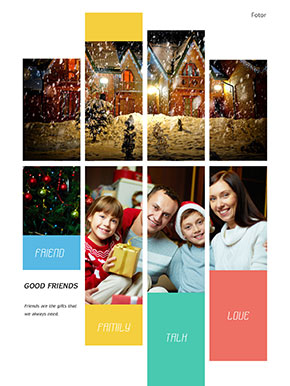
#> input picture pixelate/collage_poster_shows_2.jpg, 290 x 386 px, found by its file name
$ python pixelate_image.py
#> lines starting #> are read from the running program, lines starting #| are printed output that depends on the picture
from PIL import Image
import numpy as np

def pixelate(path, save_path):
    #open desired image
    im = Image.open(path)
#> im is the input picture: PIL image 290x386 RGB; mean R, G, B 175.6, 166, 150.5
    #find its width & height
    w,h = im.size
#> w = 290; h = 386
    #find NEW dimensions from user-defined number (50% for example)
    new_w = 10
    new_h = 10
    #downsample image to these new dimensions
    down_sampled = im.resize((new_w, new_h))
    #upsample back to original size (using "4" to signify bicubic)
    up_sampled = down_sampled.resize((w, h), resample = 4)
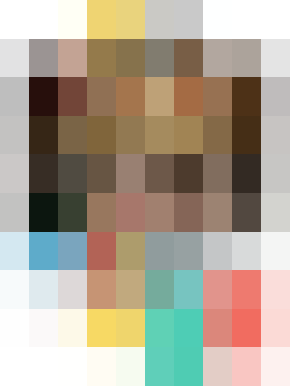
#> up_sampled: PIL image 290x386 RGB; mean R, G, B 174.3, 164.4, 148.6
    #save the image
    up_sampled.save(save_path)

pixelate("/Users/yisroel/האחסון שלי/Mefathim/pixelate/collage_poster_shows_2.jpg","/Users/yisroel/האחסון שלי/Mefathim/pixelate/new_image.jpg")
